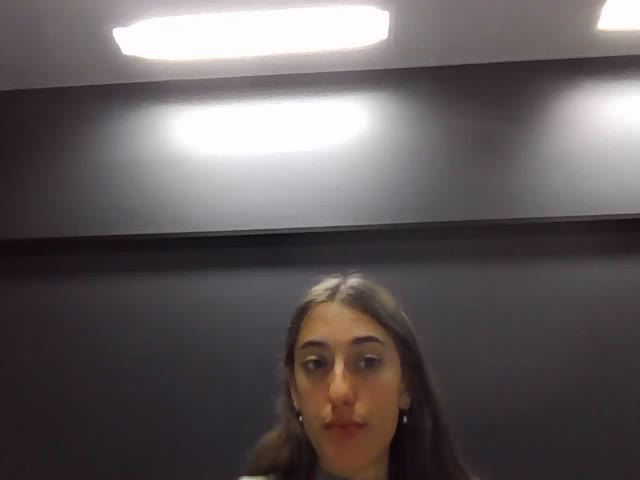
#> input picture frame 24 of recordings/rec_20251122_220609.avi, 640 x 480 px, given in place of the camera
$ python camera.py
#> lines starting #> are read from the running program, lines starting #| are printed output that depends on the picture
import cv2
import numpy as np
import os

RECORDINGS_DIR = "recordings"
os.makedirs(RECORDINGS_DIR, exist_ok=True)

cap = cv2.VideoCapture(0)

width  = int(cap.get(cv2.CAP_PROP_FRAME_WIDTH))
height = int(cap.get(cv2.CAP_PROP_FRAME_HEIGHT))
fps    = int(cap.get(cv2.CAP_PROP_FPS)) or 20

print("Camera resolution:", width, height, "fps:", fps)

last_mean = 0
recording = False
frame_rec_count = 0
fourcc = cv2.VideoWriter_fourcc(*'MJPG')
out = None

while True:
    ret, frame = cap.read()
#> frame is the input picture: shape (480, 640, 3); mean B, G, R 93.3, 91.2, 98.4
    if not ret:
        break

    gray = cv2.cvtColor(frame, cv2.COLOR_BGR2GRAY)
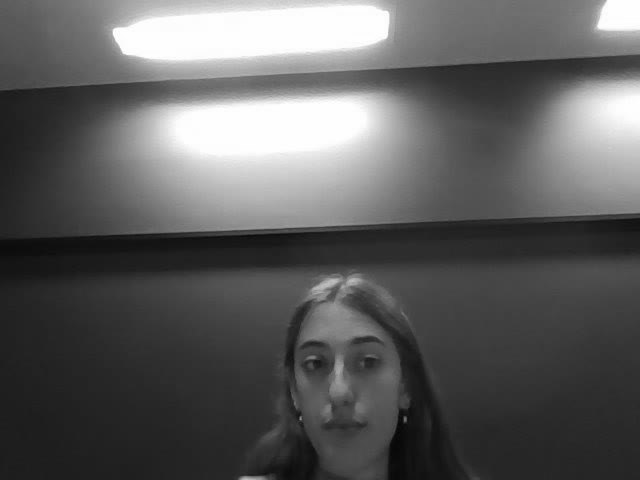
#> gray: shape (480, 640); min 6, max 255, mean 93.6
    current_mean = np.mean(gray)
#> current_mean = 93.58
    result = abs(current_mean - last_mean)
#> result = 93.58
    last_mean = current_mean
#> last_mean = 93.58

    if not recording and result > 0.3:
        print("Motion detected! Starting new recording...")

        recording = True
        frame_rec_count = 0

        filename = os.path.join(
            RECORDINGS_DIR,
            f"rec_{int(cv2.getTickCount())}.avi"
        )

        out = cv2.VideoWriter(filename, fourcc, fps, (width, height))
        print(f"Saving to: {filename}")

    if recording:
        out.write(frame)
        frame_rec_count += 1

        if frame_rec_count >= 240:
            print("Recording finished.")
            recording = False
            out.release()
            out = None

    cv2.imshow("frame", frame)

    if cv2.waitKey(1) & 0xFF == ord('q'):
#> (key q is pressed here)
        break

cap.release()
if out:
    out.release()
cv2.destroyAllWindows()

$ run again, starting later in the video
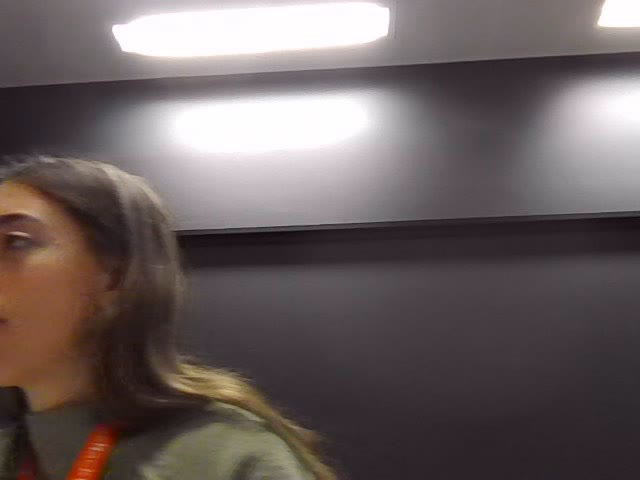
#> input picture frame 108 of recordings/rec_20251122_220609.avi, 640 x 480 px, given in place of the camera
#> frame is the input picture: shape (480, 640, 3); mean B, G, R 95.4, 95.6, 106.2
#> `gray = cv2.cvtColor(frame, cv2.COLOR_BGR2GRAY)`:
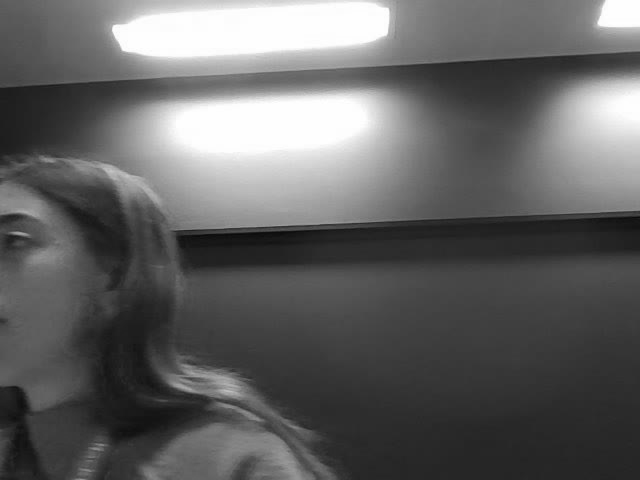
#> gray: shape (480, 640); min 10, max 255, mean 98.7
#> current_mean = 98.73

$ run again, starting later in the video
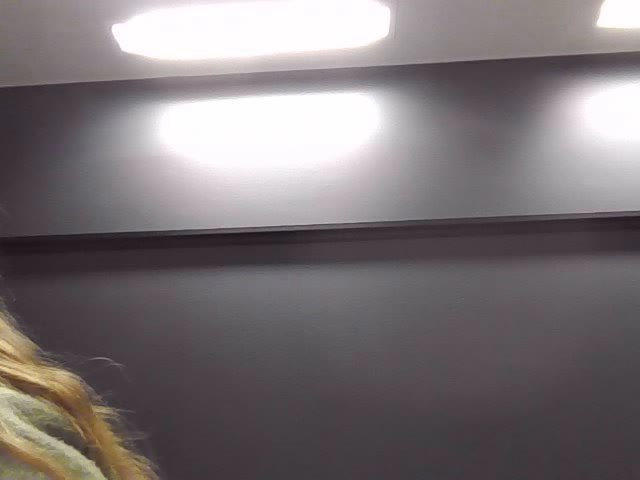
#> input picture frame 192 of recordings/rec_20251122_220609.avi, 640 x 480 px, given in place of the camera
#> frame is the input picture: shape (480, 640, 3); mean B, G, R 118.1, 116, 122.5
#> `gray = cv2.cvtColor(frame, cv2.COLOR_BGR2GRAY)`:
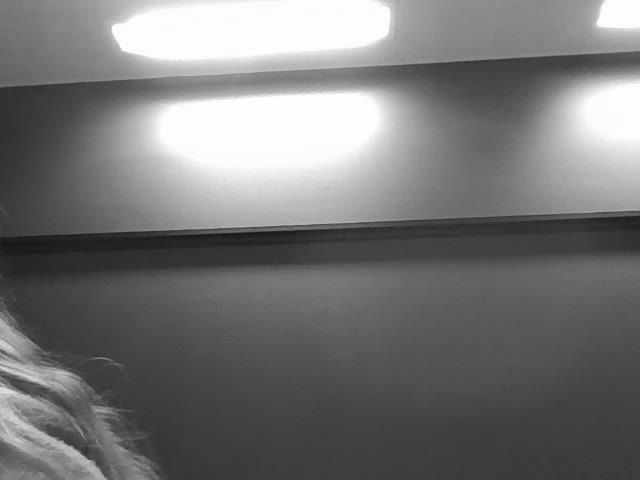
#> gray: shape (480, 640); min 20, max 255, mean 118.2
#> current_mean = 118.2
